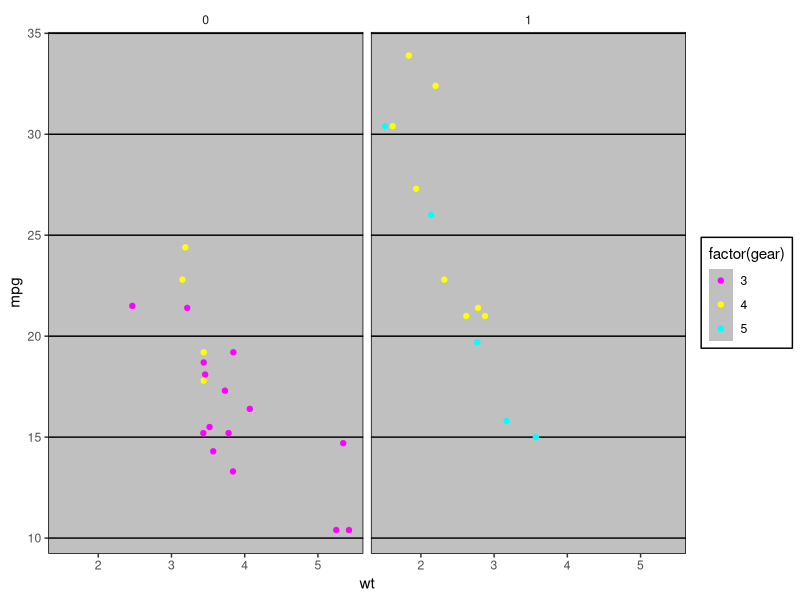
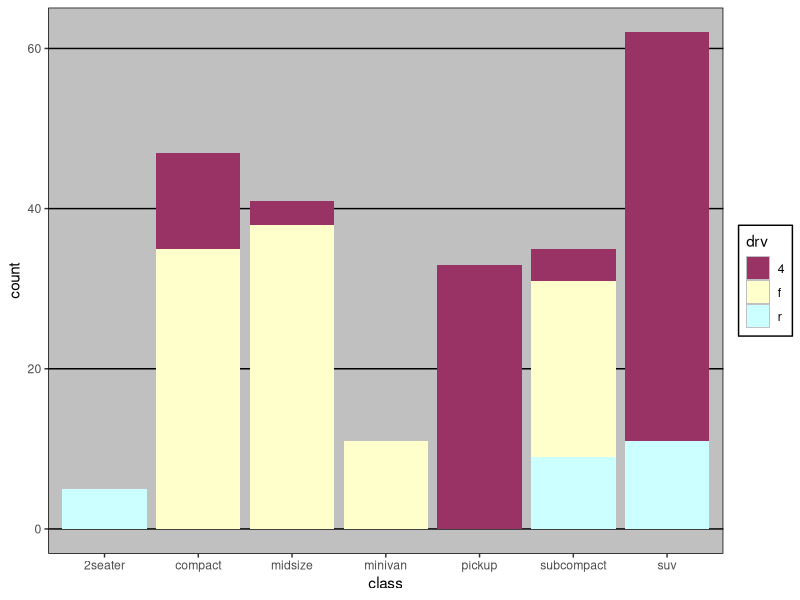

The R script that drew these images, in order:
library(ggthemes)


### Name: scale_fill_excel
### Title: Excel 97 ugly color scales
### Aliases: scale_fill_excel scale_colour_excel scale_color_excel

### ** Examples

library("ggplot2")

# Line and scatter plot colors
p <- ggplot(mtcars) +
     geom_point(aes(x = wt, y = mpg, colour = factor(gear))) +
     facet_wrap(~am)
p + theme_excel() + scale_colour_excel()

# Bar plot (area/fill) colors
ggplot(mpg, aes(x = class, fill = drv)) +
  geom_bar() +
  scale_fill_excel() +
  theme_excel()
